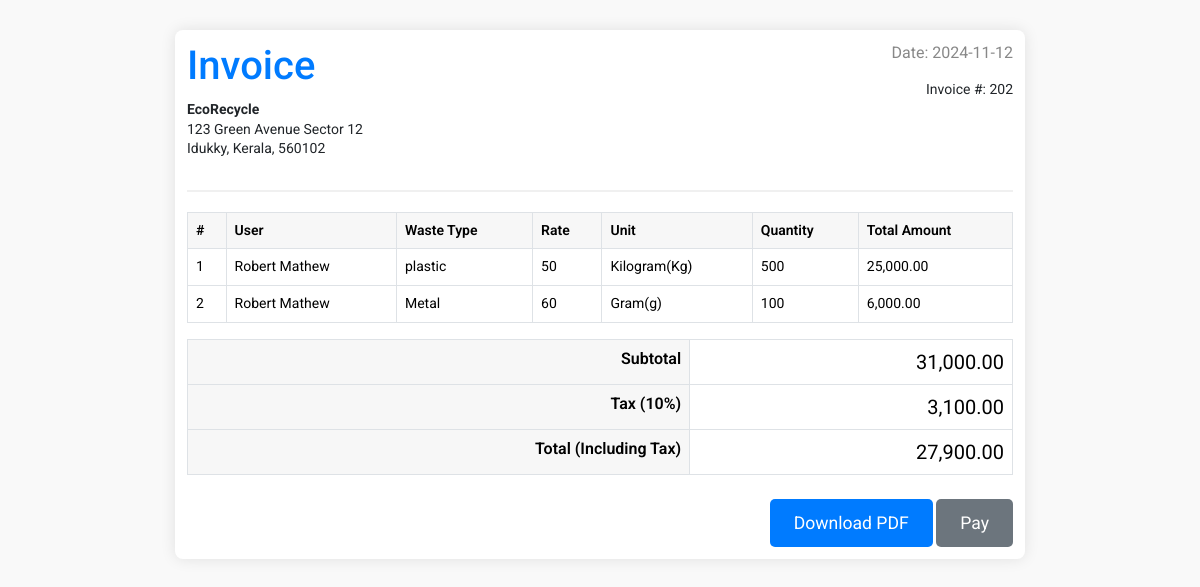
/Admin/Invoice.php?hid=39, run on the app's committed database.
### tables this page shows
CREATE TABLE IF NOT EXISTS `tbl_collectiondetails` (
  `collectiondetails_id` int(11) NOT NULL AUTO_INCREMENT,
  `wastetype_id` int(11) NOT NULL,
  `unit_id` int(11) NOT NULL,
  `collectiondetails_qty` varchar(100) NOT NULL,
  `rate_id` int(11) NOT NULL,
  `collectionhead_id` int(11) NOT NULL,
  `total_amount` varchar(100) NOT NULL,
  `collection_status` int(20) NOT NULL DEFAULT '0',
  `collection_date` varchar(100) NOT NULL,
  PRIMARY KEY (`collectiondetails_id`)
);

CREATE TABLE IF NOT EXISTS `tbl_user` (
  `user_id` int(11) NOT NULL AUTO_INCREMENT,
  `user_name` varchar(100) NOT NULL,
  `ward_id` int(11) NOT NULL,
  `user_housename` varchar(100) NOT NULL,
  `user_houseno` int(50) NOT NULL,
  `user_gender` varchar(20) NOT NULL,
  `user_contact` varchar(100) NOT NULL,
  `user_email` varchar(100) NOT NULL,
  `user_password` varchar(100) NOT NULL,
  `user_aadhar` varchar(100) NOT NULL,
  `user_status` int(11) NOT NULL DEFAULT '0',
  `user_photo` varchar(500) NOT NULL,
  PRIMARY KEY (`user_id`)
);

CREATE TABLE IF NOT EXISTS `tbl_wastetype` (
  `wastetype_id` int(11) NOT NULL AUTO_INCREMENT,
  `wastetype_name` varchar(50) NOT NULL,
  `wastetype_image` varchar(50) NOT NULL,
  PRIMARY KEY (`wastetype_id`)
);

CREATE TABLE IF NOT EXISTS `tbl_rate` (
  `rate_id` int(11) NOT NULL AUTO_INCREMENT,
  `rate_amount` int(11) NOT NULL,
  `wastetype_id` int(11) NOT NULL,
  PRIMARY KEY (`rate_id`)
);

CREATE TABLE IF NOT EXISTS `tbl_unit` (
  `unit_id` int(11) NOT NULL AUTO_INCREMENT,
  `unit_qty` varchar(100) NOT NULL,
  PRIMARY KEY (`unit_id`)
);

### Admin/Invoice.php (the view, shortened to what this page needs)
<?php
$headid = $_GET["hid"];
$select1 = "SELECT d.*, t.wastetype_name, u.unit_qty, r.rate_amount,
           (r.rate_amount * d.collectiondetails_qty) AS total_amount, usr.user_name
    FROM tbl_collectiondetails d
    INNER JOIN tbl_wastetype t ON t.wastetype_id = d.wastetype_id
    INNER JOIN tbl_unit u ON u.unit_id = d.unit_id
    INNER JOIN tbl_rate r ON r.rate_id = d.rate_id
    INNER JOIN tbl_collectionhead h ON h.collectionhead_id = d.collectionhead_id
    INNER JOIN tbl_user usr ON usr.user_id = h.user_id
    WHERE d.collectionhead_id = '$headid'";
$result1 = mysql_query($select1);
$total = 0;
?>
<!DOCTYPE html>
<html lang="en">
<head>
    <link href="https://cdn.jsdelivr.net/npm/bootstrap@5.3.1/dist/css/bootstrap.min.css" rel="stylesheet">
</head>
<body>
    <div class="invoice-box">
        <div class="invoice-header">
            <div class="row">
                <div class="col-12 col-md-6">
                    <h1>Invoice</h1>
                    <p><strong>EcoRecycle</strong><br>123 Green Avenue Sector 12
                    <br>Idukky, Kerala, 560102</p>
                </div>
                <?php
                 $select = "select * from tbl_collectiondetails";
                 $resultsel = mysql_query($select);
                 $datasel = mysql_fetch_array($resultsel);
                 $invoice = $datasel["collectiondetails_id"] + 100;
                 $issuedDate = $datasel["collection_date"];
                ?>
                <div class="col-12 col-md-6 text-md-end">
                    <p class="date">Date: <?php echo $issuedDate ?></p>
                    <p>Invoice #: <?php echo $invoice ?></p>
                </div>
            </div>
        </div>
        <div class="invoice-details">
            <table class="table table-bordered">
                <thead>
                    <tr>
                        <th>#</th>
                        <th>User</th>
                        <th>Waste Type</th>
                        <th>Rate</th>
                        <th>Unit</th>
                        <th>Quantity</th>
                        <th>Total Amount</th>
                    </tr>
                </thead>
                <tbody>
                    <?php
                    $i=0;
                    while($data = mysql_fetch_array($result1))
                    {
                        $i++;
                        $total += $data["total_amount"];
                    ?>
                    <tr>
                        <td><?php echo $i; ?></td>
                        <td><?php echo $data["user_name"]; ?></td>
                        <td><?php echo $data["wastetype_name"]; ?></td>
                        <td><?php echo $data["rate_amount"]; ?></td>
                        <td><?php echo $data["unit_qty"]; ?></td>
                        <td><?php echo $data["collectiondetails_qty"]; ?></td>
                         <td><?php echo number_format($data["total_amount"], 2); ?></td>
                    </tr>
                    <?php } ?>
                </tbody>
            </table>
        </div>
        <div class="invoice-summary">
            <table class="table table-bordered">
                <tbody>
                    <tr>
                        <th>Subtotal</th>
                        <td><?php echo number_format($total, 2); ?></td>
                    </tr>
                    <tr>
                        <th>Tax (10%)</th>
                        <?php $taxAmount = $total * 0.10; ?>
                        <td><?php echo number_format($taxAmount, 2); ?></td>
                    </tr>
                    <tr class="total">
                        <th>Total (Including Tax)</th>
                        <?php $grandTotal = $total - $taxAmount; ?>
                        <td>
                            <?php echo number_format($grandTotal, 2); ?>
                        </td>
                    </tr>
                </tbody>
            </table>
        </div>
        <div class="text-end mt-4">
        <form method="POST">
            <button class="btn-primary" id="download-pdf" type="button">Download PDF</button>
            <button class="btn-secondary" type="submit" name="btnpay">Pay</button>
        </form>
    </div>
</body>
</html>

### Admin/Invoice.php (style rules this page uses)
body { font-family: 'Roboto', sans-serif; background-color: #f9f9f9; margin-top: 30px; height: auto; }
.invoice-box { max-width: 850px; height: auto; margin: auto; padding: 12px; background-color: white; border-radius: 8px; box-shadow: 0 0 15px rgba(0, 0, 0, 0.1); font-size: 14px; line-height: 1.4; }
.invoice-header { border-bottom: 2px solid #f0f0f0; padding-bottom: 15px; margin-bottom: 20px; opacity: 0; animation: fadeInHeader 1.5s ease-in forwards; }
.invoice-header h1 { font-size: 2.5rem; color: #007bff; margin-bottom: 10px; }
.invoice-header .date { text-align: right; font-size: 1rem; color: #888; }
.invoice-details th, .invoice-summary th { background-color: #f7f7f7; padding: 8px; font-size: 14px; text-align: left; font-weight: 600; }
.invoice-details td, .invoice-summary td { padding: 8px; font-size: 14px; }
.invoice-details td { opacity: 0; animation: fadeInTable 0.5s ease-out forwards; }
.invoice-details tr:nth-child(1) td { animation-delay: 0.2s; }
.invoice-details tr:nth-child(2) td { animation-delay: 0.4s; }
.btn-primary, .btn-secondary { padding: 12px 24px; font-size: 1.1rem; border-radius: 5px; transition: background-color 0.3s, transform 0.3s, box-shadow 0.3s; }
.btn-primary { background-color: #007bff; border: none; color: white; }
.btn-secondary { background-color: #6c757d; border: none; color: white; }
.invoice-summary { opacity: 0; transform: translateX(-50px); animation: slideInSummary 1s ease-out forwards, fadeIn 1.5s ease-in forwards; }
.total { font-size: 1.2rem; color: #28a745; }
.invoice-summary th, .invoice-summary td { text-align: right; }
.text-end { text-align: right; }
.invoice-summary td { font-size: 1.25rem; }
.invoice-summary th { font-size: 1rem; }
.total { font-size: 1.25rem; color: #28a745; }

### data on the page
tbl_collectiondetails: collection_date "2024-11-12", collectiondetails_id "202", tbl_user.user_name "Robert Mathew", wastetype.wastetype_name "plastic", rate.rate_amount "50", unit.unit_qty "Kilogram(Kg)", collectiondetails_qty "500", total_amount "25,000.00"
tbl_collectiondetails: tbl_user.user_name "Robert Mathew", wastetype.wastetype_name "Metal", rate.rate_amount "60", unit.unit_qty "Gram(g)", collectiondetails_qty "100", total_amount "6,000.00"

### other printed values
$total "31,000.00"
$taxAmount "3,100.00"
$grandTotal "27,900.00"
